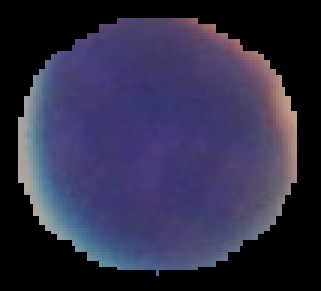
#> input picture imgs/linfocito00.png, 107 x 97 px (shown 3 times larger); its folder holds only this picture in this run
$ jupyter execute Processamento_de_Imagens_Parcial_3.ipynb
#> lines starting #> are read from the running program, lines starting #| are printed output that depends on the picture; after the words box and inside, x2 and y2 are one past the last pixel; in counts of white or black regions, pixels touching at a corner belong together
<a href="https://colab.research.google.com/github/luizklitzke1/ProcessamentoImagensParcial3/blob/main/Processamento_de_Imagens_Parcial_3.ipynb" target="_parent"></a>

[cell 1]
#Alunos: Arthur B Pinotti, Kaue Reblin, Luiz G Klitzke

import os
import cv2 as cv
import numpy as np
import matplotlib.pyplot as plt

[cell 2]
path_datasets = "imgs"
file_names = os.listdir(path_datasets)

for file_name in file_names:
    fig, axs = plt.subplots(1, 6)
    fig.set_figheight(5)
    fig.set_figwidth(30)
    img_path = os.path.join(path_datasets, file_name)

    img = cv.imread(img_path)
#> img is the input picture: shape (97, 107, 3); mean B, G, R 72.2, 46.1, 48.6
    axs[0].set_title("1- " + file_name)
    axs[0].imshow(img)

    Z = img.reshape((-1,3))
    Z = np.float32(Z)

    #Dilate na imagem remove alguns pontos muito pequenos que acabavam sendo processados como mini núcleos
    kernel = np.ones((5, 5), np.uint8)
    img_dilated = cv.dilate(img, kernel, iterations=1)
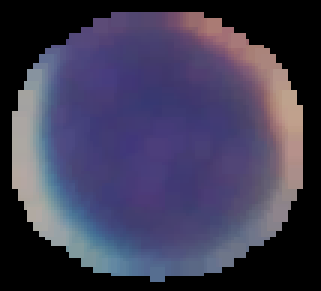
#> img_dilated: shape (97, 107, 3) (shown 3 times larger); mean B, G, R 85.2, 59.9, 63.5

    #Doc de base do OpenCV: https://docs.opencv.org/3.4/d1/d5c/tutorial_py_kmeans_opencv.html
    criteria = (cv.TERM_CRITERIA_EPS + cv.TERM_CRITERIA_MAX_ITER, 10, 1.0)
    K = 4
    ret, label, center = cv.kmeans(Z, K, None, criteria, 10, cv.KMEANS_RANDOM_CENTERS)
#> ret = 2280415.2; label = 10379 values, max 3 at index 706, min 0 at index 700, mean 1.46; center = [[128.1, 98.75, 92.44], [0, 0, 0], [112.8, 62.21, 68.1], [142.4, 141.2, 149.4]]

    center = np.uint8(center)
#> center = [[128, 98, 92], [0, 0, 0], [112, 62, 68], [142, 141, 149]]
    res = center[label.flatten()]
    res2 = res.reshape((img_dilated.shape))
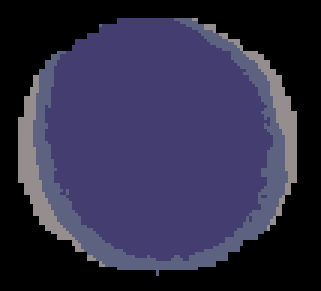
#> res2: shape (97, 107, 3) (shown 3 times larger); mean B, G, R 71.8, 45.9, 48.5
    axs[1].set_title("2- K-Means (" + str(K) + ")")
    axs[1].imshow(res2)

    axs[2].set_title("3- Grayscale")
    img_grayscale = cv.cvtColor(res2, cv.COLOR_BGR2GRAY)
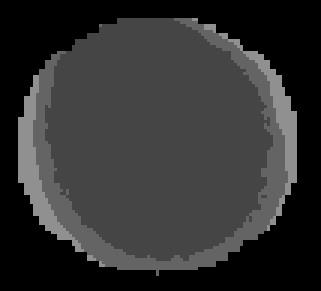
#> img_grayscale: shape (97, 107) (shown 3 times larger); min 0, max 144, mean 49.5
    axs[2].imshow(img_grayscale, cmap = "gray")

    #Base em https://pyimagesearch.com/2021/04/28/opencv-image-histograms-cv2-calchist/
    hist = cv.calcHist([img_grayscale], [0], None, [256], [0, 256])
#> hist = 256 values, max 4718 at index 69, min 0 at index 1, mean 40.54

    #Pega o tom do cinza mais escuro que aparece no histograma - que representa os núcleos - e usa como bounds do threshold
    colors_hist = np.nonzero(hist.flatten())[0]
#> colors_hist = [0, 69, 100, 144]
    first_gray = colors_hist[1]
#> first_gray = 69
    lower_threshold = float(first_gray - 1)
#> lower_threshold = 68
    upper_threshold = float(first_gray + 1)
#> upper_threshold = 70

    axs[3].set_title('4- Histograma')
    axs[3].axvline(x = lower_threshold, color = "g", label = "lower_threshold")
    axs[3].axvline(x = upper_threshold, color = "r", label = "upper_threshold")
    axs[3].legend()
    axs[3].plot(hist)

    thresholded_img = cv.inRange(img_grayscale, lower_threshold, upper_threshold)
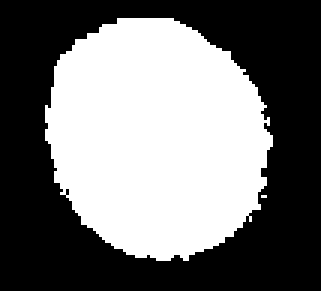
#> thresholded_img: shape (97, 107) (shown 3 times larger); 45.5% white; 2 white regions (1 under 20 px)
    axs[4].set_title("5 - Threshold")
    axs[4].imshow(thresholded_img, cmap = "gray")

    contours, hierarchy = cv.findContours(thresholded_img, cv.RETR_EXTERNAL, cv.CHAIN_APPROX_SIMPLE)
#> contours = 2 contours, 1 with area under 20; largest, box (x1, y1, x2, y2) and area: (15, 6, 91, 87) 4592

    #As vezes, mesmo com dilatação, sobram alguns pedaços muito pequenos que são considerados núcleos.
    #Aqui eliminamos os pequenos demais para serem considerados - menores de 2% da área da imagem
    height, width = img.shape[:2]
#> height = 97; width = 107
    min_core_size = int(height * width * 0.02)
#> min_core_size = 207

    valid_countors = []
    for contour in contours:
      contour_area = cv.contourArea(contour)
      if contour_area >= min_core_size:
        valid_countors.append(contour)
#> this loop made 2 passes
#> contour_area on pass 2: 4592.5
#> after the loop, valid_countors = 1 contour; box (x1, y1, x2, y2) and area: (15, 6, 91, 87) 4592

    img_contours = cv.drawContours(img, valid_countors, -1, (0, 255, 0), 1)
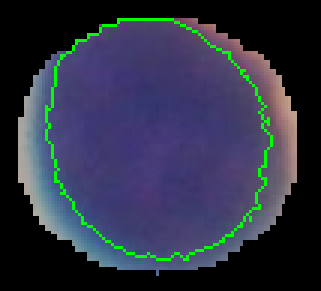
#> img_contours: shape (97, 107, 3) (shown 3 times larger); mean B, G, R 69.4, 50.3, 46.7
    axs[5].set_title("6 - Núcleos: " + str(len(valid_countors)))
    axs[5].imshow(img_contours)

    plt.tight_layout(pad = 0.5, w_pad = 0.5, h_pad = 2)
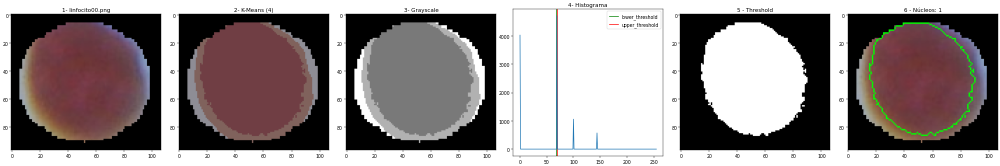
#> figure drawn by matplotlib, 6 panels; B, G, R data is drawn as R, G, B; panel 4: curve peaks at x = 69, y = 4718

$ run again, on imgs/neutrofilo02.png
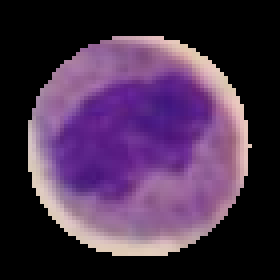
#> input picture imgs/neutrofilo02.png, 70 x 70 px (shown 4 times larger)
#> img is the input picture: shape (70, 70, 3); mean B, G, R 75.2, 46.9, 70.5
#> `ret, label, center = cv.kmeans(Z, K, None, criteria, 10, cv.KMEANS_RAN..`: ret = 1115148.4; label = 4900 values, max 3 at index 658, min 0 at index 1301, mean 1.23; center = [[135.7, 37.91, 94.63], [0, 0, 0], [152, 103.9, 151.1], [180.3, 182.8, 211.5]]
#> `center = np.uint8(center)`: center = [[135, 37, 94], [0, 0, 0], [152, 103, 151], [180, 182, 211]]
#> `img_grayscale = cv.cvtColor(res2, cv.COLOR_BGR2GRAY)`:
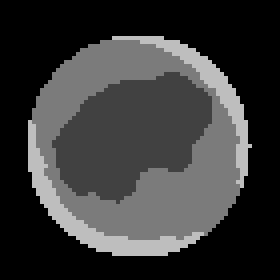
#> img_grayscale: shape (70, 70) (shown 4 times larger); min 0, max 190, mean 56.8
#> hist = 256 values, max 2460 at index 0, min 0 at index 1, mean 19.14
#> colors_hist = [0, 65, 123, 190]
#> first_gray = 65
#> lower_threshold = 64
#> upper_threshold = 66
#> `thresholded_img = cv.inRange(img_grayscale, lower_threshold, upper_thr..`:
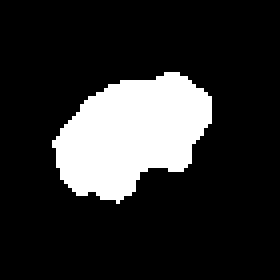
#> thresholded_img: shape (70, 70) (shown 4 times larger); 17.5% white; 1 white region
#> contours = 1 contour; box (x1, y1, x2, y2) and area: (13, 18, 53, 51) 808
#> the loop `for contour in contours:` made 1 pass
#> contour_area on pass 1: 807.5
#> after the loop `for contour in contours:`: valid_countors has the same summary as contours
